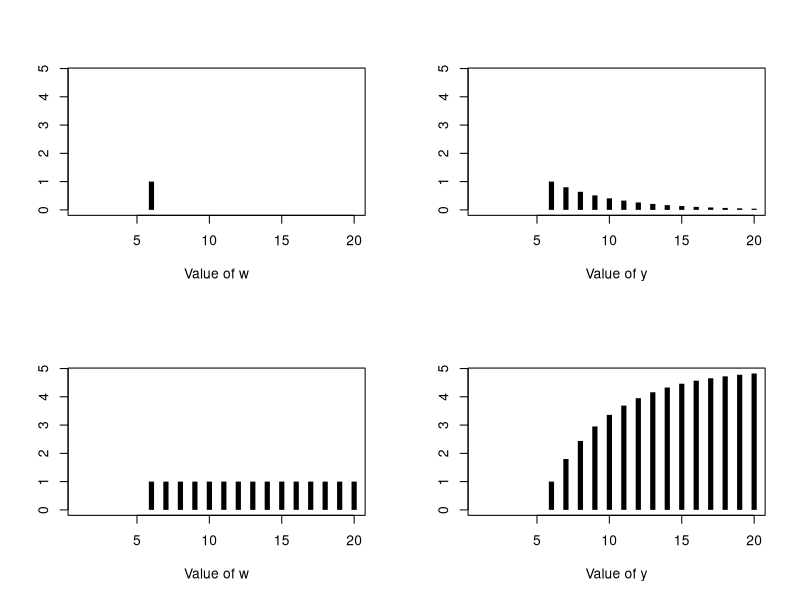

This chart was generated by the following R code:
#line 6 "p5.Rnw"
phi <- .8
T <- 20
w <- 1*cbind( 1:T == 6, 1:T >= 6 )
y <- array( dim=c(T,2) )
y[1:5,] <- 0
for ( j in 6:T )

  y[j,] <- phi * y[j-1,] + w[j,]


#line 18 "p5.Rnw"
par( mfrow=c(2,2) )
for ( i in 1:2 )
{
  top <- max(w[,i], y[,])
  plot( 1:T,w[,i], type = "h", xlab="Value of w", ylab="", cex=.5, lwd=5,lend=1,ylim=c(0,top))
  plot( 1:T,y[,i], type = "h", xlab="Value of y", ylab="", cex=.5, lwd=5,lend=1,ylim=c(0,top))
}


